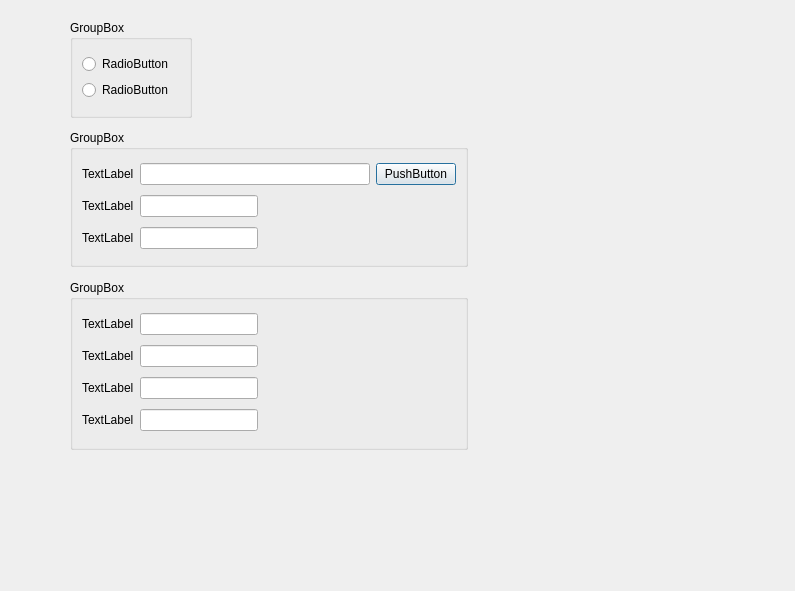
<?xml version="1.0" encoding="UTF-8"?>
<ui version="4.0">
 <class>CMViewer_Viewer</class>
 <widget class="QDialog" name="CMViewer_Viewer">
  <property name="geometry">
   <rect>
    <x>0</x>
    <y>0</y>
    <width>795</width>
    <height>591</height>
   </rect>
  </property>
  <property name="windowTitle">
   <string>Dialog</string>
  </property>
  <widget class="QGroupBox" name="groupBox">
   <property name="geometry">
    <rect>
     <x>70</x>
     <y>20</y>
     <width>122</width>
     <height>98</height>
    </rect>
   </property>
   <property name="title">
    <string>GroupBox</string>
   </property>
   <layout class="QGridLayout" name="gridLayout">
    <item row="0" column="0">
     <layout class="QVBoxLayout" name="verticalLayout">
      <item>
       <widget class="QRadioButton" name="radioButton">
        <property name="text">
         <string>RadioButton</string>
        </property>
       </widget>
      </item>
      <item>
       <widget class="QRadioButton" name="radioButton_2">
        <property name="text">
         <string>RadioButton</string>
        </property>
       </widget>
      </item>
     </layout>
    </item>
   </layout>
  </widget>
  <widget class="QGroupBox" name="groupBox_2">
   <property name="geometry">
    <rect>
     <x>70</x>
     <y>130</y>
     <width>398</width>
     <height>137</height>
    </rect>
   </property>
   <property name="title">
    <string>GroupBox</string>
   </property>
   <layout class="QGridLayout" name="gridLayout_2">
    <item row="0" column="0">
     <layout class="QHBoxLayout" name="horizontalLayout_3">
      <item>
       <widget class="QLabel" name="label">
        <property name="text">
         <string>TextLabel</string>
        </property>
       </widget>
      </item>
      <item>
       <widget class="QLineEdit" name="lineEdit"/>
      </item>
      <item>
       <widget class="QPushButton" name="pushButton">
        <property name="text">
         <string>PushButton</string>
        </property>
       </widget>
      </item>
     </layout>
    </item>
    <item row="1" column="0">
     <layout class="QHBoxLayout" name="horizontalLayout_2">
      <item>
       <widget class="QLabel" name="label_2">
        <property name="text">
         <string>TextLabel</string>
        </property>
       </widget>
      </item>
      <item>
       <widget class="QLineEdit" name="lineEdit_2"/>
      </item>
      <item>
       <spacer name="horizontalSpacer">
        <property name="orientation">
         <enum>Qt::Horizontal</enum>
        </property>
        <property name="sizeHint" stdset="0">
         <size>
          <width>198</width>
          <height>20</height>
         </size>
        </property>
       </spacer>
      </item>
     </layout>
    </item>
    <item row="2" column="0">
     <layout class="QHBoxLayout" name="horizontalLayout">
      <item>
       <widget class="QLabel" name="label_3">
        <property name="text">
         <string>TextLabel</string>
        </property>
       </widget>
      </item>
      <item>
       <widget class="QLineEdit" name="lineEdit_3"/>
      </item>
      <item>
       <spacer name="horizontalSpacer_2">
        <property name="orientation">
         <enum>Qt::Horizontal</enum>
        </property>
        <property name="sizeHint" stdset="0">
         <size>
          <width>198</width>
          <height>20</height>
         </size>
        </property>
       </spacer>
      </item>
     </layout>
    </item>
   </layout>
  </widget>
  <widget class="QGroupBox" name="groupBox_3">
   <property name="geometry">
    <rect>
     <x>70</x>
     <y>280</y>
     <width>398</width>
     <height>170</height>
    </rect>
   </property>
   <property name="title">
    <string>GroupBox</string>
   </property>
   <layout class="QGridLayout" name="gridLayout_3">
    <item row="0" column="0">
     <layout class="QHBoxLayout" name="horizontalLayout_7">
      <item>
       <widget class="QLabel" name="label_7">
        <property name="text">
         <string>TextLabel</string>
        </property>
       </widget>
      </item>
      <item>
       <widget class="QLineEdit" name="lineEdit_7"/>
      </item>
      <item>
       <spacer name="horizontalSpacer_6">
        <property name="orientation">
         <enum>Qt::Horizontal</enum>
        </property>
        <property name="sizeHint" stdset="0">
         <size>
          <width>198</width>
          <height>20</height>
         </size>
        </property>
       </spacer>
      </item>
     </layout>
    </item>
    <item row="1" column="0">
     <layout class="QHBoxLayout" name="horizontalLayout_4">
      <item>
       <widget class="QLabel" name="label_4">
        <property name="text">
         <string>TextLabel</string>
        </property>
       </widget>
      </item>
      <item>
       <widget class="QLineEdit" name="lineEdit_4"/>
      </item>
      <item>
       <spacer name="horizontalSpacer_3">
        <property name="orientation">
         <enum>Qt::Horizontal</enum>
        </property>
        <property name="sizeHint" stdset="0">
         <size>
          <width>198</width>
          <height>20</height>
         </size>
        </property>
       </spacer>
      </item>
     </layout>
    </item>
    <item row="2" column="0">
     <layout class="QHBoxLayout" name="horizontalLayout_5">
      <item>
       <widget class="QLabel" name="label_5">
        <property name="text">
         <string>TextLabel</string>
        </property>
       </widget>
      </item>
      <item>
       <widget class="QLineEdit" name="lineEdit_5"/>
      </item>
      <item>
       <spacer name="horizontalSpacer_4">
        <property name="orientation">
         <enum>Qt::Horizontal</enum>
        </property>
        <property name="sizeHint" stdset="0">
         <size>
          <width>198</width>
          <height>20</height>
         </size>
        </property>
       </spacer>
      </item>
     </layout>
    </item>
    <item row="3" column="0">
     <layout class="QHBoxLayout" name="horizontalLayout_6">
      <item>
       <widget class="QLabel" name="label_6">
        <property name="text">
         <string>TextLabel</string>
        </property>
       </widget>
      </item>
      <item>
       <widget class="QLineEdit" name="lineEdit_6"/>
      </item>
      <item>
       <spacer name="horizontalSpacer_5">
        <property name="orientation">
         <enum>Qt::Horizontal</enum>
        </property>
        <property name="sizeHint" stdset="0">
         <size>
          <width>198</width>
          <height>20</height>
         </size>
        </property>
       </spacer>
      </item>
     </layout>
    </item>
   </layout>
  </widget>
 </widget>
 <resources/>
 <connections/>
</ui>
